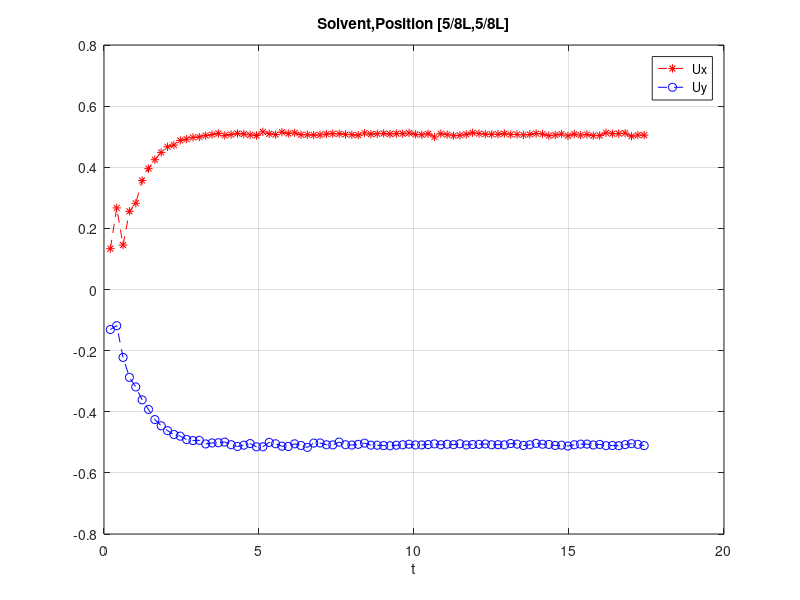
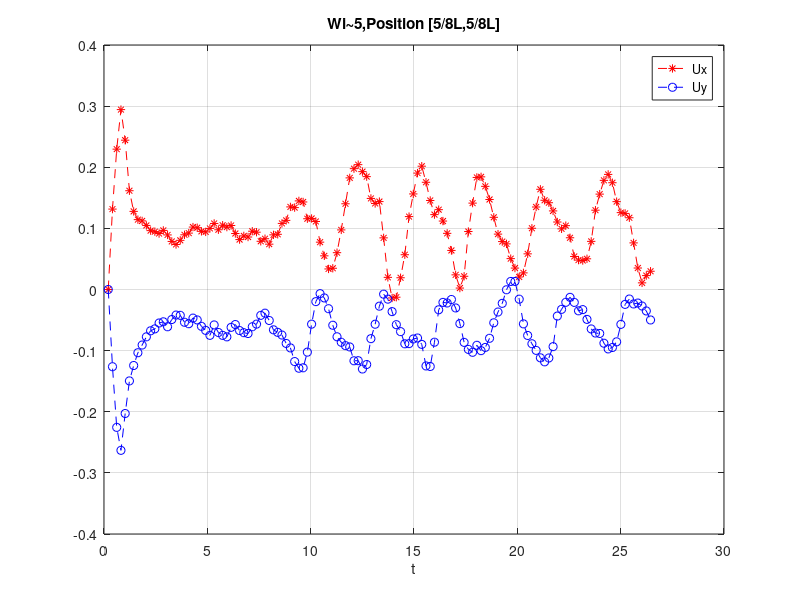
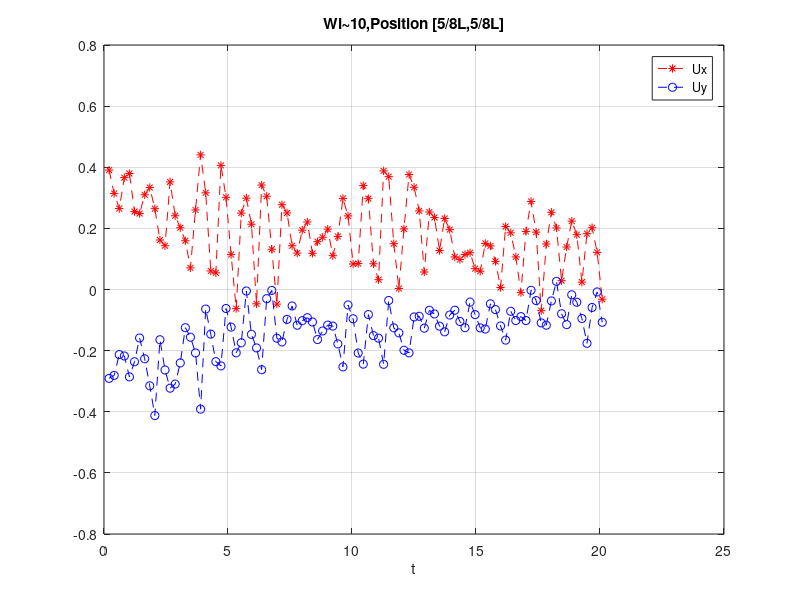

MATLAB code for these plots, in order:
%% Plot the velocity of one fixed point.
close all;
load velocity_fixedPoint.mat
L=0.427;
V0=0.66;
T=10000*2.08333325e-05;
T0=2*pi*(L/4)/V0;
f=1/T0;
T=T*f;
% Set the start time, 
%if Nstart=1, the plot begins from intial state.
Nstart=1;

figure;
N=length(vfix_solvent);
x=(Nstart:N).*T;
plot(x,vfix_solvent(Nstart:end,1)/V0,'*r--',x,vfix_solvent(Nstart:end,2)/V0,'ob--');
legend('Ux','Uy');
title('Solvent,Position [5/8L,5/8L]');
xlabel('t');grid on;

figure;
N=length(vfix_p1616_f1);
x=(Nstart:N).*T;
plot(x,vfix_p1616_f1(Nstart:end,1)/V0,'*r--',x,vfix_p1616_f1(Nstart:end,2)/V0,'ob--');
legend('Ux','Uy');
title('Wi~5,Position [5/8L,5/8L]');
xlabel('t');grid on;

figure;
N=length(vfix_1616_f3);
x=(Nstart:N).*T;
plot(x,vfix_1616_f3(Nstart:end,1)/V0,'*r--',x,vfix_1616_f3(Nstart:end,2)/V0,'ob--');
legend('Ux','Uy');
title('Wi~10,Position [5/8L,5/8L]');
xlabel('t');grid on;